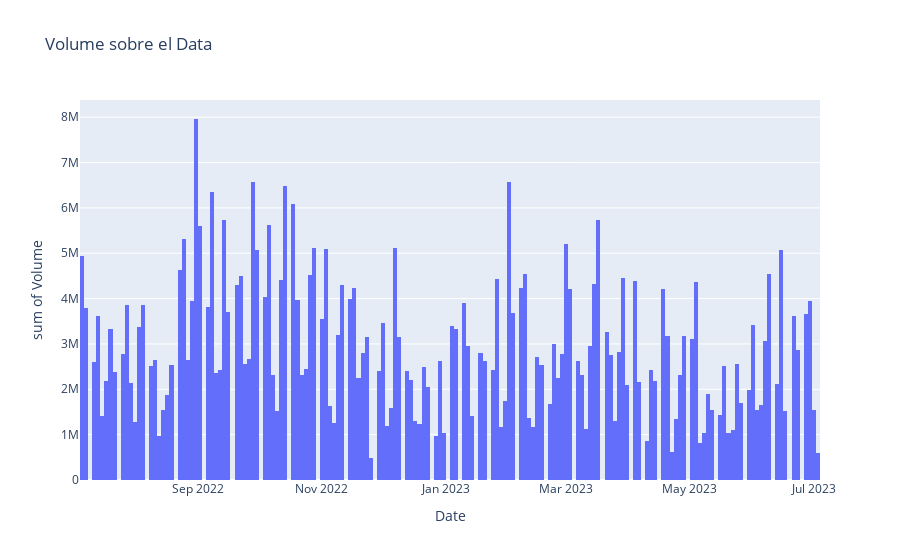

The cell this chart's notebook holds for it:
### Markdown cell above
# VARIABLE VOLUME

### Code cell
#Graficamos por días la variable volume para observar su comportamiento.
#250 bins porque son 250 días.
fig = px.histogram(df, x='Date', y= 'Volume', nbins= 250, title='Volume sobre el Data')
fig.show()

### Figure 1 — Plotly figure (JSON) as saved in the notebook; plotly's stock layout.template omitted (floating-point values rounded to 4 significant figures; data arrays with more than 128 entries replaced by an {"elided": "..."} marker saying what was removed)
{"data": [{"alignmentgroup": "True", "bingroup": "x", "histfunc": "sum", "hovertemplate": "Date=%{x}<br>sum of Volume=%{y}<extra></extra>", "legendgroup": "", "marker": {"color": "#636efa", "pattern": {"shape": ""}}, "name": "", "nbinsx": 250, "offsetgroup": "", "orientation": "v", "showlegend": false, "type": "histogram", "x": {"elided": "251 str values"}, "xaxis": "x", "y": {"elided": "251 int values"}, "yaxis": "y"}], "layout": {"barmode": "relative", "legend": {"tracegroupgap": 0}, "title": {"text": "Volume sobre el Data"}, "xaxis": {"anchor": "y", "domain": [0, 1], "title": {"text": "Date"}}, "yaxis": {"anchor": "x", "domain": [0, 1], "title": {"text": "sum of Volume"}}}}
